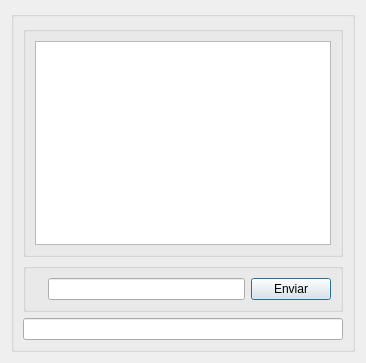
<?xml version="1.0" encoding="UTF-8"?>
<ui version="4.0">
 <class>Dialog</class>
 <widget class="QDialog" name="Dialog">
  <property name="geometry">
   <rect>
    <x>0</x>
    <y>0</y>
    <width>366</width>
    <height>363</height>
   </rect>
  </property>
  <property name="windowTitle">
   <string>Dialog</string>
  </property>
  <layout class="QVBoxLayout" name="verticalLayout">
   <item>
    <widget class="QGroupBox" name="groupBox">
     <property name="title">
      <string/>
     </property>
     <layout class="QVBoxLayout" name="verticalLayout_2">
      <item>
       <widget class="QGroupBox" name="groupBox_2">
        <property name="title">
         <string/>
        </property>
        <layout class="QVBoxLayout" name="verticalLayout_3">
         <item>
          <widget class="QListWidget" name="listWidget">
           <property name="verticalScrollBarPolicy">
            <enum>Qt::ScrollBarAlwaysOff</enum>
           </property>
           <property name="horizontalScrollBarPolicy">
            <enum>Qt::ScrollBarAlwaysOff</enum>
           </property>
           <property name="sizeAdjustPolicy">
            <enum>QAbstractScrollArea::AdjustToContents</enum>
           </property>
           <property name="selectionMode">
            <enum>QAbstractItemView::NoSelection</enum>
           </property>
          </widget>
         </item>
        </layout>
       </widget>
      </item>
      <item>
       <widget class="QGroupBox" name="groupBox_3">
        <property name="sizePolicy">
         <sizepolicy hsizetype="Preferred" vsizetype="Fixed">
          <horstretch>0</horstretch>
          <verstretch>0</verstretch>
         </sizepolicy>
        </property>
        <property name="title">
         <string/>
        </property>
        <layout class="QHBoxLayout" name="horizontalLayout">
         <item>
          <widget class="QLabel" name="label">
           <property name="text">
            <string/>
           </property>
           <property name="pixmap">
            <pixmap>../../../../Downloads/icoUser.jpg</pixmap>
           </property>
          </widget>
         </item>
         <item>
          <widget class="QLineEdit" name="lineEdit"/>
         </item>
         <item>
          <widget class="QPushButton" name="pushButton">
           <property name="text">
            <string>Enviar</string>
           </property>
          </widget>
         </item>
        </layout>
       </widget>
      </item>
      <item>
       <widget class="QLineEdit" name="reclineEdit"/>
      </item>
     </layout>
    </widget>
   </item>
  </layout>
 </widget>
 <resources/>
 <connections/>
</ui>
